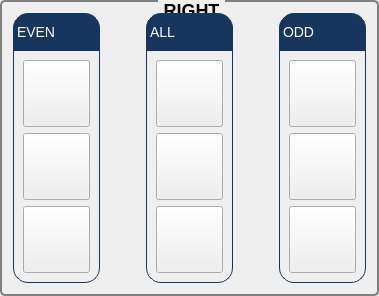
       <widget class="QGroupBox" name="groupBox_2">
        <property name="styleSheet">
         <string notr="true">/*QGroupBox 
{     
       border: 1px solid gray;
       border-radius: 9px;
       margin-top: 0.5em;
      
	   font-size: 18px;
       font-weight: bold;
}

QGroupBox::title
 {
    subcontrol-origin: margin;
    subcontrol-position: top left; 
    left: 5px;
    
}*/
QGroupBox {
    background-color: qlineargradient(x1: 0, y1: 0, x2: 0, y2: 1,
                                      stop: 0 #E0E0E0, stop: 1 #FFFFFF);
    border: 2px solid gray;
    border-radius: 5px;
    margin-top: 1ex; /* leave space at the top for the title */
	   font-size: 18px;
       font-weight: bold;
}

QGroupBox::title {
    subcontrol-origin: margin;
    subcontrol-position: top center; /* position at the top center */
    padding: 0 3px;
/*    background-color: qlineargradient(x1: 0, y1: 0, x2: 0, y2: 1,
                                      stop: 0 #FF0ECE, stop: 1 #FFFFFF);*/
}</string>
        </property>
        <property name="title">
         <string>RIGHT</string>
        </property>
        <layout class="QGridLayout" name="gridLayout_15">
         <item row="0" column="2">
          <layout class="QGridLayout" name="gridLayout_11">
           <property name="verticalSpacing">
            <number>0</number>
           </property>
           <item row="0" column="0">
            <widget class="QLabel" name="label_5">
             <property name="minimumSize">
              <size>
               <width>87</width>
               <height>37</height>
              </size>
             </property>
             <property name="maximumSize">
              <size>
               <width>87</width>
               <height>37</height>
              </size>
             </property>
             <property name="styleSheet">
              <string notr="true">QLabel {
        qproperty-alignment: AlignCenter;
	border: 1px solid #FF17365D;
	border-top-left-radius: 15px;
	border-top-right-radius: 15px;
	background-color: #FF17365D;
	padding: 5px 0px;
	color: rgb(255, 255, 255);
	max-height: 25px;
        font-size: 14px;
}</string>
             </property>
             <property name="text">
              <string>ALL</string>
             </property>
            </widget>
           </item>
           <item row="1" column="0">
            <widget class="QFrame" name="frame_7">
             <property name="minimumSize">
              <size>
               <width>87</width>
               <height>0</height>
              </size>
             </property>
             <property name="maximumSize">
              <size>
               <width>87</width>
               <height>16777215</height>
              </size>
             </property>
             <property name="styleSheet">
              <string notr="true">QFrame {
	border: 1px solid #FF17365D;
	border-bottom-left-radius: 15px;
	border-bottom-right-radius: 15px;
}</string>
             </property>
             <property name="frameShape">
              <enum>QFrame::StyledPanel</enum>
             </property>
             <property name="frameShadow">
              <enum>QFrame::Raised</enum>
             </property>
             <layout class="QGridLayout" name="gridLayout_12">
              <item row="0" column="0">
               <widget class="QPushButton" name="pBRightAllF">
                <property name="minimumSize">
                 <size>
                  <width>67</width>
                  <height>67</height>
                 </size>
                </property>
                <property name="maximumSize">
                 <size>
                  <width>67</width>
                  <height>67</height>
                 </size>
                </property>
                <property name="text">
                 <string/>
                </property>
                <property name="icon">
                 <iconset resource="MyEditorEBD.qrc">
                  <normaloff>:/MyEditorEBD/Resources/icon_center_f.png</normaloff>:/MyEditorEBD/Resources/icon_center_f.png</iconset>
                </property>
                <property name="iconSize">
                 <size>
                  <width>55</width>
                  <height>55</height>
                 </size>
                </property>
               </widget>
              </item>
              <item row="1" column="0">
               <widget class="QPushButton" name="pBRightAllR">
                <property name="minimumSize">
                 <size>
                  <width>67</width>
                  <height>67</height>
                 </size>
                </property>
                <property name="maximumSize">
                 <size>
                  <width>67</width>
                  <height>67</height>
                 </size>
                </property>
                <property name="text">
                 <string/>
                </property>
                <property name="icon">
                 <iconset resource="MyEditorEBD.qrc">
                  <normaloff>:/MyEditorEBD/Resources/icon_center_r.png</normaloff>:/MyEditorEBD/Resources/icon_center_r.png</iconset>
                </property>
                <property name="iconSize">
                 <size>
                  <width>55</width>
                  <height>55</height>
                 </size>
                </property>
               </widget>
              </item>
              <item row="2" column="0">
               <widget class="QPushButton" name="pBRightAllA">
                <property name="minimumSize">
                 <size>
                  <width>67</width>
                  <height>67</height>
                 </size>
                </property>
                <property name="maximumSize">
                 <size>
                  <width>67</width>
                  <height>67</height>
                 </size>
                </property>
                <property name="text">
                 <string/>
                </property>
                <property name="icon">
                 <iconset resource="MyEditorEBD.qrc">
                  <normaloff>:/MyEditorEBD/Resources/icon_center_a.png</normaloff>:/MyEditorEBD/Resources/icon_center_a.png</iconset>
                </property>
                <property name="iconSize">
                 <size>
                  <width>55</width>
                  <height>55</height>
                 </size>
                </property>
               </widget>
              </item>
             </layout>
            </widget>
           </item>
          </layout>
         </item>
         <item row="0" column="0">
          <layout class="QGridLayout" name="gridLayout_13">
           <property name="verticalSpacing">
            <number>0</number>
           </property>
           <item row="0" column="0">
            <widget class="QLabel" name="label_6">
             <property name="minimumSize">
              <size>
               <width>87</width>
               <height>37</height>
              </size>
             </property>
             <property name="maximumSize">
              <size>
               <width>87</width>
               <height>37</height>
              </size>
             </property>
             <property name="styleSheet">
              <string notr="true">QLabel {
        qproperty-alignment: AlignCenter;
	border: 1px solid #FF17365D;
	border-top-left-radius: 15px;
	border-top-right-radius: 15px;
	background-color: #FF17365D;
	padding: 5px 0px;
	color: rgb(255, 255, 255);
	max-height: 25px;
        font-size: 14px;
}</string>
             </property>
             <property name="text">
              <string>EVEN</string>
             </property>
            </widget>
           </item>
           <item row="1" column="0">
            <widget class="QFrame" name="frame_8">
             <property name="minimumSize">
              <size>
               <width>87</width>
               <height>0</height>
              </size>
             </property>
             <property name="maximumSize">
              <size>
               <width>87</width>
               <height>16777215</height>
              </size>
             </property>
             <property name="styleSheet">
              <string notr="true">QFrame {
	border: 1px solid #FF17365D;
	border-bottom-left-radius: 15px;
	border-bottom-right-radius: 15px;
}</string>
             </property>
             <property name="frameShape">
              <enum>QFrame::StyledPanel</enum>
             </property>
             <property name="frameShadow">
              <enum>QFrame::Raised</enum>
             </property>
             <layout class="QGridLayout" name="gridLayout_14">
              <item row="0" column="0">
               <widget class="QPushButton" name="pBRightEvenF">
                <property name="minimumSize">
                 <size>
                  <width>67</width>
                  <height>67</height>
                 </size>
                </property>
                <property name="maximumSize">
                 <size>
                  <width>67</width>
                  <height>67</height>
                 </size>
                </property>
                <property name="text">
                 <string/>
                </property>
                <property name="icon">
                 <iconset resource="MyEditorEBD.qrc">
                  <normaloff>:/MyEditorEBD/Resources/icon_center_f.png</normaloff>:/MyEditorEBD/Resources/icon_center_f.png</iconset>
                </property>
                <property name="iconSize">
                 <size>
                  <width>55</width>
                  <height>55</height>
                 </size>
                </property>
               </widget>
              </item>
              <item row="1" column="0">
               <widget class="QPushButton" name="pBRightEvenR">
                <property name="minimumSize">
                 <size>
                  <width>67</width>
                  <height>67</height>
                 </size>
                </property>
                <property name="maximumSize">
                 <size>
                  <width>67</width>
                  <height>67</height>
                 </size>
                </property>
                <property name="text">
                 <string/>
                </property>
                <property name="icon">
                 <iconset resource="MyEditorEBD.qrc">
                  <normaloff>:/MyEditorEBD/Resources/icon_center_r.png</normaloff>:/MyEditorEBD/Resources/icon_center_r.png</iconset>
                </property>
                <property name="iconSize">
                 <size>
                  <width>55</width>
                  <height>55</height>
                 </size>
                </property>
               </widget>
              </item>
              <item row="2" column="0">
               <widget class="QPushButton" name="pBRightEvenA">
                <property name="minimumSize">
                 <size>
                  <width>67</width>
                  <height>67</height>
                 </size>
                </property>
                <property name="maximumSize">
                 <size>
                  <width>67</width>
                  <height>67</height>
                 </size>
                </property>
                <property name="text">
                 <string/>
                </property>
                <property name="icon">
                 <iconset resource="MyEditorEBD.qrc">
                  <normaloff>:/MyEditorEBD/Resources/icon_center_a.png</normaloff>:/MyEditorEBD/Resources/icon_center_a.png</iconset>
                </property>
                <property name="iconSize">
                 <size>
                  <width>55</width>
                  <height>55</height>
                 </size>
                </property>
               </widget>
              </item>
             </layout>
            </widget>
           </item>
          </layout>
         </item>
         <item row="0" column="4">
          <layout class="QGridLayout" name="gridLayout_9">
           <property name="verticalSpacing">
            <number>0</number>
           </property>
           <item row="0" column="0">
            <widget class="QLabel" name="label_4">
             <property name="minimumSize">
              <size>
               <width>87</width>
               <height>37</height>
              </size>
             </property>
             <property name="maximumSize">
              <size>
               <width>87</width>
               <height>37</height>
              </size>
             </property>
             <property name="styleSheet">
              <string notr="true">QLabel {
        qproperty-alignment: AlignCenter;
	border: 1px solid #FF17365D;
	border-top-left-radius: 15px;
	border-top-right-radius: 15px;
	background-color: #FF17365D;
	padding: 5px 0px;
	color: rgb(255, 255, 255);
	max-height: 25px;
        font-size: 14px;
}</string>
             </property>
             <property name="text">
              <string>ODD</string>
             </property>
            </widget>
           </item>
           <item row="1" column="0">
            <widget class="QFrame" name="frame_6">
             <property name="minimumSize">
              <size>
               <width>87</width>
               <height>0</height>
              </size>
             </property>
             <property name="maximumSize">
              <size>
               <width>87</width>
               <height>16777215</height>
              </size>
             </property>
             <property name="styleSheet">
              <string notr="true">QFrame {
	border: 1px solid #FF17365D;
	border-bottom-left-radius: 15px;
	border-bottom-right-radius: 15px;
}</string>
             </property>
             <property name="frameShape">
              <enum>QFrame::StyledPanel</enum>
             </property>
             <property name="frameShadow">
              <enum>QFrame::Raised</enum>
             </property>
             <layout class="QGridLayout" name="gridLayout_10">
              <item row="0" column="0">
               <widget class="QPushButton" name="pBRightOddF">
                <property name="minimumSize">
                 <size>
                  <width>67</width>
                  <height>67</height>
                 </size>
                </property>
                <property name="maximumSize">
                 <size>
                  <width>67</width>
                  <height>67</height>
                 </size>
                </property>
                <property name="text">
                 <string/>
                </property>
                <property name="icon">
                 <iconset resource="MyEditorEBD.qrc">
                  <normaloff>:/MyEditorEBD/Resources/icon_center_f.png</normaloff>:/MyEditorEBD/Resources/icon_center_f.png</iconset>
                </property>
                <property name="iconSize">
                 <size>
                  <width>55</width>
                  <height>55</height>
                 </size>
                </property>
               </widget>
              </item>
              <item row="1" column="0">
               <widget class="QPushButton" name="pBRightOddR">
                <property name="minimumSize">
                 <size>
                  <width>67</width>
                  <height>67</height>
                 </size>
                </property>
                <property name="maximumSize">
                 <size>
                  <width>67</width>
                  <height>67</height>
                 </size>
                </property>
                <property name="text">
                 <string/>
                </property>
                <property name="icon">
                 <iconset resource="MyEditorEBD.qrc">
                  <normaloff>:/MyEditorEBD/Resources/icon_center_r.png</normaloff>:/MyEditorEBD/Resources/icon_center_r.png</iconset>
                </property>
                <property name="iconSize">
                 <size>
                  <width>55</width>
                  <height>55</height>
                 </size>
                </property>
               </widget>
              </item>
              <item row="2" column="0">
               <widget class="QPushButton" name="pBRightOddA">
                <property name="minimumSize">
                 <size>
                  <width>67</width>
                  <height>67</height>
                 </size>
                </property>
                <property name="maximumSize">
                 <size>
                  <width>67</width>
                  <height>67</height>
                 </size>
                </property>
                <property name="text">
                 <string/>
                </property>
                <property name="icon">
                 <iconset resource="MyEditorEBD.qrc">
                  <normaloff>:/MyEditorEBD/Resources/icon_center_a.png</normaloff>:/MyEditorEBD/Resources/icon_center_a.png</iconset>
                </property>
                <property name="iconSize">
                 <size>
                  <width>55</width>
                  <height>55</height>
                 </size>
                </property>
               </widget>
              </item>
             </layout>
            </widget>
           </item>
          </layout>
         </item>
         <item row="0" column="1">
          <spacer name="horizontalSpacer_5">
           <property name="orientation">
            <enum>Qt::Horizontal</enum>
           </property>
           <property name="sizeHint" stdset="0">
            <size>
             <width>40</width>
             <height>20</height>
            </size>
           </property>
          </spacer>
         </item>
         <item row="0" column="3">
          <spacer name="horizontalSpacer_6">
           <property name="orientation">
            <enum>Qt::Horizontal</enum>
           </property>
           <property name="sizeHint" stdset="0">
            <size>
             <width>40</width>
             <height>20</height>
            </size>
           </property>
          </spacer>
         </item>
        </layout>
       </widget>
